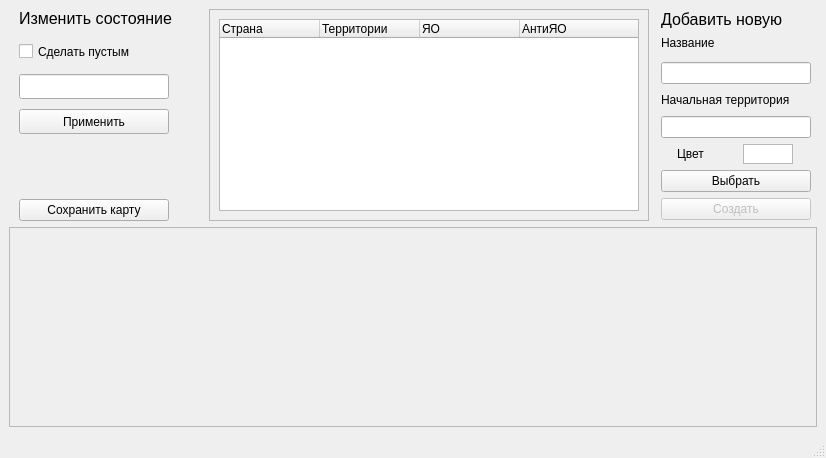
<?xml version="1.0" encoding="UTF-8"?>
<ui version="4.0">
 <class>MainWindow</class>
 <widget class="QMainWindow" name="MainWindow">
  <property name="geometry">
   <rect>
    <x>0</x>
    <y>0</y>
    <width>826</width>
    <height>458</height>
   </rect>
  </property>
  <property name="windowTitle">
   <string>Рисовака</string>
  </property>
  <widget class="QWidget" name="centralwidget">
   <layout class="QGridLayout" name="gridLayout">
    <item row="1" column="6">
     <widget class="QScrollArea" name="scrollArea">
      <property name="sizePolicy">
       <sizepolicy hsizetype="Expanding" vsizetype="Fixed">
        <horstretch>0</horstretch>
        <verstretch>0</verstretch>
       </sizepolicy>
      </property>
      <property name="widgetResizable">
       <bool>true</bool>
      </property>
      <widget class="QWidget" name="scrollAreaWidgetContents">
       <property name="geometry">
        <rect>
         <x>0</x>
         <y>0</y>
         <width>274</width>
         <height>210</height>
        </rect>
       </property>
       <layout class="QGridLayout" name="gridLayout_2">
        <item row="0" column="0">
         <widget class="QTreeWidget" name="countriesTree">
          <column>
           <property name="text">
            <string>Страна</string>
           </property>
          </column>
          <column>
           <property name="text">
            <string>Территории</string>
           </property>
          </column>
          <column>
           <property name="text">
            <string>ЯО</string>
           </property>
          </column>
          <column>
           <property name="text">
            <string>АнтиЯО</string>
           </property>
          </column>
         </widget>
        </item>
       </layout>
      </widget>
     </widget>
    </item>
    <item row="1" column="8">
     <layout class="QVBoxLayout" name="verticalLayout">
      <property name="spacing">
       <number>5</number>
      </property>
      <property name="sizeConstraint">
       <enum>QLayout::SetNoConstraint</enum>
      </property>
      <property name="topMargin">
       <number>0</number>
      </property>
      <item>
       <widget class="QLabel" name="label">
        <property name="maximumSize">
         <size>
          <width>150</width>
          <height>20</height>
         </size>
        </property>
        <property name="font">
         <font>
          <pointsize>12</pointsize>
         </font>
        </property>
        <property name="text">
         <string>Добавить новую</string>
        </property>
        <property name="alignment">
         <set>Qt::AlignLeading|Qt::AlignLeft|Qt::AlignTop</set>
        </property>
       </widget>
      </item>
      <item>
       <widget class="QLabel" name="label_2">
        <property name="maximumSize">
         <size>
          <width>150</width>
          <height>20</height>
         </size>
        </property>
        <property name="text">
         <string>Название</string>
        </property>
        <property name="alignment">
         <set>Qt::AlignLeading|Qt::AlignLeft|Qt::AlignTop</set>
        </property>
       </widget>
      </item>
      <item>
       <widget class="QLineEdit" name="countryName">
        <property name="maximumSize">
         <size>
          <width>150</width>
          <height>16777215</height>
         </size>
        </property>
       </widget>
      </item>
      <item>
       <widget class="QLabel" name="label_3">
        <property name="maximumSize">
         <size>
          <width>150</width>
          <height>20</height>
         </size>
        </property>
        <property name="text">
         <string>Начальная территория</string>
        </property>
       </widget>
      </item>
      <item>
       <widget class="QLineEdit" name="begTer">
        <property name="maximumSize">
         <size>
          <width>150</width>
          <height>16777215</height>
         </size>
        </property>
       </widget>
      </item>
      <item>
       <layout class="QHBoxLayout" name="colorLayout">
        <property name="spacing">
         <number>0</number>
        </property>
        <property name="sizeConstraint">
         <enum>QLayout::SetDefaultConstraint</enum>
        </property>
        <item>
         <widget class="QLabel" name="label_4">
          <property name="maximumSize">
           <size>
            <width>50</width>
            <height>16777215</height>
           </size>
          </property>
          <property name="text">
           <string>Цвет</string>
          </property>
          <property name="scaledContents">
           <bool>false</bool>
          </property>
         </widget>
        </item>
        <item>
         <widget class="QGraphicsView" name="colorView">
          <property name="maximumSize">
           <size>
            <width>50</width>
            <height>20</height>
           </size>
          </property>
         </widget>
        </item>
       </layout>
      </item>
      <item>
       <widget class="QPushButton" name="selectColor">
        <property name="maximumSize">
         <size>
          <width>150</width>
          <height>16777215</height>
         </size>
        </property>
        <property name="text">
         <string>Выбрать</string>
        </property>
       </widget>
      </item>
      <item>
       <widget class="QPushButton" name="create">
        <property name="enabled">
         <bool>false</bool>
        </property>
        <property name="sizePolicy">
         <sizepolicy hsizetype="Minimum" vsizetype="Fixed">
          <horstretch>0</horstretch>
          <verstretch>0</verstretch>
         </sizepolicy>
        </property>
        <property name="maximumSize">
         <size>
          <width>150</width>
          <height>16777215</height>
         </size>
        </property>
        <property name="text">
         <string>Создать</string>
        </property>
       </widget>
      </item>
     </layout>
    </item>
    <item row="1" column="0">
     <layout class="QVBoxLayout" name="verticalLayout_2">
      <property name="spacing">
       <number>10</number>
      </property>
      <property name="sizeConstraint">
       <enum>QLayout::SetNoConstraint</enum>
      </property>
      <property name="leftMargin">
       <number>10</number>
      </property>
      <item>
       <widget class="QLabel" name="label_5">
        <property name="sizePolicy">
         <sizepolicy hsizetype="Preferred" vsizetype="MinimumExpanding">
          <horstretch>0</horstretch>
          <verstretch>0</verstretch>
         </sizepolicy>
        </property>
        <property name="maximumSize">
         <size>
          <width>200</width>
          <height>20</height>
         </size>
        </property>
        <property name="font">
         <font>
          <pointsize>12</pointsize>
         </font>
        </property>
        <property name="text">
         <string>Изменить состояние</string>
        </property>
        <property name="alignment">
         <set>Qt::AlignLeading|Qt::AlignLeft|Qt::AlignTop</set>
        </property>
       </widget>
      </item>
      <item>
       <widget class="QCheckBox" name="makeEmpty">
        <property name="sizePolicy">
         <sizepolicy hsizetype="Ignored" vsizetype="MinimumExpanding">
          <horstretch>0</horstretch>
          <verstretch>0</verstretch>
         </sizepolicy>
        </property>
        <property name="maximumSize">
         <size>
          <width>150</width>
          <height>25</height>
         </size>
        </property>
        <property name="text">
         <string>Сделать пустым</string>
        </property>
       </widget>
      </item>
      <item>
       <widget class="QLineEdit" name="changeStateEntry">
        <property name="sizePolicy">
         <sizepolicy hsizetype="Expanding" vsizetype="MinimumExpanding">
          <horstretch>0</horstretch>
          <verstretch>0</verstretch>
         </sizepolicy>
        </property>
        <property name="maximumSize">
         <size>
          <width>150</width>
          <height>25</height>
         </size>
        </property>
       </widget>
      </item>
      <item>
       <widget class="QPushButton" name="newApply">
        <property name="enabled">
         <bool>true</bool>
        </property>
        <property name="sizePolicy">
         <sizepolicy hsizetype="MinimumExpanding" vsizetype="MinimumExpanding">
          <horstretch>0</horstretch>
          <verstretch>0</verstretch>
         </sizepolicy>
        </property>
        <property name="maximumSize">
         <size>
          <width>150</width>
          <height>25</height>
         </size>
        </property>
        <property name="text">
         <string>Применить</string>
        </property>
       </widget>
      </item>
      <item>
       <widget class="QWidget" name="widget" native="true">
        <property name="sizePolicy">
         <sizepolicy hsizetype="Minimum" vsizetype="Fixed">
          <horstretch>0</horstretch>
          <verstretch>0</verstretch>
         </sizepolicy>
        </property>
        <property name="maximumSize">
         <size>
          <width>16777215</width>
          <height>70</height>
         </size>
        </property>
        <property name="sizeIncrement">
         <size>
          <width>0</width>
          <height>0</height>
         </size>
        </property>
       </widget>
      </item>
      <item>
       <widget class="QPushButton" name="save">
        <property name="maximumSize">
         <size>
          <width>150</width>
          <height>16777215</height>
         </size>
        </property>
        <property name="text">
         <string>Сохранить карту</string>
        </property>
       </widget>
      </item>
     </layout>
    </item>
    <item row="2" column="0" colspan="10">
     <widget class="QScrollArea" name="scrollArea_2">
      <property name="sizePolicy">
       <sizepolicy hsizetype="Expanding" vsizetype="Expanding">
        <horstretch>0</horstretch>
        <verstretch>0</verstretch>
       </sizepolicy>
      </property>
      <property name="sizeIncrement">
       <size>
        <width>0</width>
        <height>0</height>
       </size>
      </property>
      <property name="widgetResizable">
       <bool>true</bool>
      </property>
      <widget class="QWidget" name="scrollAreaWidgetContents_2">
       <property name="geometry">
        <rect>
         <x>0</x>
         <y>0</y>
         <width>806</width>
         <height>197</height>
        </rect>
       </property>
       <layout class="QGridLayout" name="gridLayout_3">
        <item row="0" column="0">
         <widget class="QLabel" name="pic">
          <property name="sizePolicy">
           <sizepolicy hsizetype="Preferred" vsizetype="Maximum">
            <horstretch>0</horstretch>
            <verstretch>0</verstretch>
           </sizepolicy>
          </property>
          <property name="text">
           <string/>
          </property>
         </widget>
        </item>
       </layout>
      </widget>
     </widget>
    </item>
   </layout>
  </widget>
  <widget class="QStatusBar" name="statusbar"/>
 </widget>
 <resources/>
 <connections/>
</ui>
